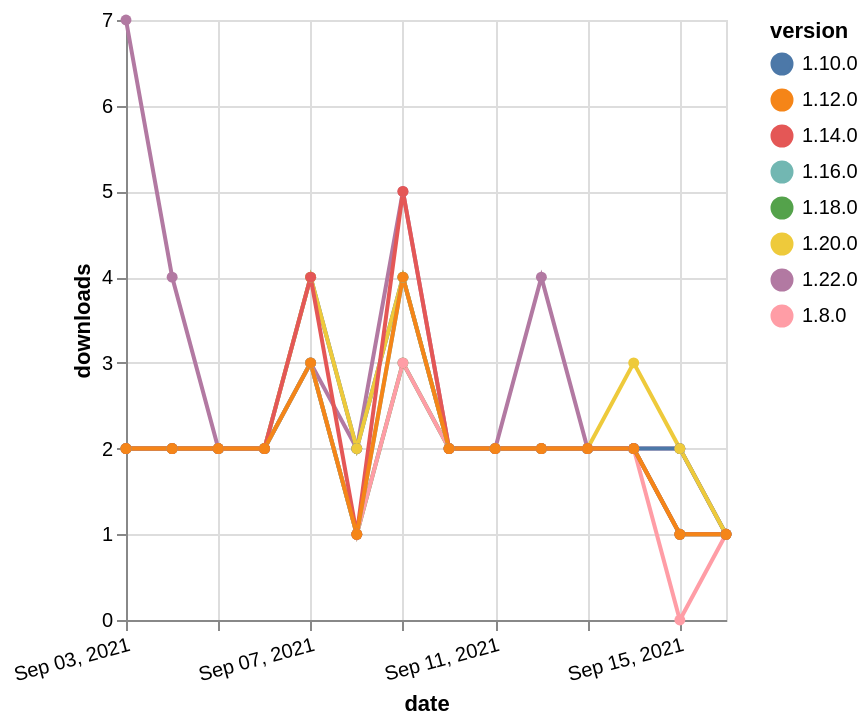

Write the Vega-Lite specification saved for this chart.
### Vega-Lite specification from a JSON file in a GitHub repository (floating-point values rounded to 4 significant figures)
{"$schema": "https://vega.github.io/schema/vega-lite/v5.json", "description": "A simple bar chart with embedded data.", "data": {"values": [{"date": "2021-09-03", "total": 1022, "delta": 2, "version": "1.18.0"}, {"date": "2021-09-04", "total": 1024, "delta": 2, "version": "1.18.0"}, {"date": "2021-09-05", "total": 1026, "delta": 2, "version": "1.18.0"}, {"date": "2021-09-06", "total": 1028, "delta": 2, "version": "1.18.0"}, {"date": "2021-09-07", "total": 1031, "delta": 3, "version": "1.18.0"}, {"date": "2021-09-08", "total": 1032, "delta": 1, "version": "1.18.0"}, {"date": "2021-09-09", "total": 1035, "delta": 3, "version": "1.18.0"}, {"date": "2021-09-10", "total": 1037, "delta": 2, "version": "1.18.0"}, {"date": "2021-09-11", "total": 1039, "delta": 2, "version": "1.18.0"}, {"date": "2021-09-12", "total": 1041, "delta": 2, "version": "1.18.0"}, {"date": "2021-09-13", "total": 1043, "delta": 2, "version": "1.18.0"}, {"date": "2021-09-14", "total": 1045, "delta": 2, "version": "1.18.0"}, {"date": "2021-09-15", "total": 1046, "delta": 1, "version": "1.18.0"}, {"date": "2021-09-16", "total": 1047, "delta": 1, "version": "1.18.0"}, {"date": "2021-09-03", "total": 234, "delta": 7, "version": "1.22.0"}, {"date": "2021-09-04", "total": 238, "delta": 4, "version": "1.22.0"}, {"date": "2021-09-05", "total": 240, "delta": 2, "version": "1.22.0"}, {"date": "2021-09-06", "total": 242, "delta": 2, "version": "1.22.0"}, {"date": "2021-09-07", "total": 245, "delta": 3, "version": "1.22.0"}, {"date": "2021-09-08", "total": 247, "delta": 2, "version": "1.22.0"}, {"date": "2021-09-09", "total": 252, "delta": 5, "version": "1.22.0"}, {"date": "2021-09-10", "total": 254, "delta": 2, "version": "1.22.0"}, {"date": "2021-09-11", "total": 256, "delta": 2, "version": "1.22.0"}, {"date": "2021-09-12", "total": 260, "delta": 4, "version": "1.22.0"}, {"date": "2021-09-13", "total": 262, "delta": 2, "version": "1.22.0"}, {"date": "2021-09-14", "total": 264, "delta": 2, "version": "1.22.0"}, {"date": "2021-09-15", "total": 266, "delta": 2, "version": "1.22.0"}, {"date": "2021-09-16", "total": 267, "delta": 1, "version": "1.22.0"}, {"date": "2021-09-03", "total": 2301, "delta": 2, "version": "1.8.0"}, {"date": "2021-09-04", "total": 2303, "delta": 2, "version": "1.8.0"}, {"date": "2021-09-05", "total": 2305, "delta": 2, "version": "1.8.0"}, {"date": "2021-09-06", "total": 2307, "delta": 2, "version": "1.8.0"}, {"date": "2021-09-07", "total": 2310, "delta": 3, "version": "1.8.0"}, {"date": "2021-09-08", "total": 2311, "delta": 1, "version": "1.8.0"}, {"date": "2021-09-09", "total": 2314, "delta": 3, "version": "1.8.0"}, {"date": "2021-09-10", "total": 2316, "delta": 2, "version": "1.8.0"}, {"date": "2021-09-11", "total": 2318, "delta": 2, "version": "1.8.0"}, {"date": "2021-09-12", "total": 2320, "delta": 2, "version": "1.8.0"}, {"date": "2021-09-13", "total": 2322, "delta": 2, "version": "1.8.0"}, {"date": "2021-09-14", "total": 2324, "delta": 2, "version": "1.8.0"}, {"date": "2021-09-15", "total": 2324, "delta": 0, "version": "1.8.0"}, {"date": "2021-09-16", "total": 2325, "delta": 1, "version": "1.8.0"}, {"date": "2021-09-03", "total": 2531, "delta": 2, "version": "1.10.0"}, {"date": "2021-09-04", "total": 2533, "delta": 2, "version": "1.10.0"}, {"date": "2021-09-05", "total": 2535, "delta": 2, "version": "1.10.0"}, {"date": "2021-09-06", "total": 2537, "delta": 2, "version": "1.10.0"}, {"date": "2021-09-07", "total": 2541, "delta": 4, "version": "1.10.0"}, {"date": "2021-09-08", "total": 2543, "delta": 2, "version": "1.10.0"}, {"date": "2021-09-09", "total": 2547, "delta": 4, "version": "1.10.0"}, {"date": "2021-09-10", "total": 2549, "delta": 2, "version": "1.10.0"}, {"date": "2021-09-11", "total": 2551, "delta": 2, "version": "1.10.0"}, {"date": "2021-09-12", "total": 2553, "delta": 2, "version": "1.10.0"}, {"date": "2021-09-13", "total": 2555, "delta": 2, "version": "1.10.0"}, {"date": "2021-09-14", "total": 2557, "delta": 2, "version": "1.10.0"}, {"date": "2021-09-15", "total": 2559, "delta": 2, "version": "1.10.0"}, {"date": "2021-09-16", "total": 2560, "delta": 1, "version": "1.10.0"}, {"date": "2021-09-03", "total": 720, "delta": 2, "version": "1.20.0"}, {"date": "2021-09-04", "total": 722, "delta": 2, "version": "1.20.0"}, {"date": "2021-09-05", "total": 724, "delta": 2, "version": "1.20.0"}, {"date": "2021-09-06", "total": 726, "delta": 2, "version": "1.20.0"}, {"date": "2021-09-07", "total": 730, "delta": 4, "version": "1.20.0"}, {"date": "2021-09-08", "total": 732, "delta": 2, "version": "1.20.0"}, {"date": "2021-09-09", "total": 736, "delta": 4, "version": "1.20.0"}, {"date": "2021-09-10", "total": 738, "delta": 2, "version": "1.20.0"}, {"date": "2021-09-11", "total": 740, "delta": 2, "version": "1.20.0"}, {"date": "2021-09-12", "total": 742, "delta": 2, "version": "1.20.0"}, {"date": "2021-09-13", "total": 744, "delta": 2, "version": "1.20.0"}, {"date": "2021-09-14", "total": 747, "delta": 3, "version": "1.20.0"}, {"date": "2021-09-15", "total": 749, "delta": 2, "version": "1.20.0"}, {"date": "2021-09-16", "total": 750, "delta": 1, "version": "1.20.0"}, {"date": "2021-09-03", "total": 1496, "delta": 2, "version": "1.16.0"}, {"date": "2021-09-04", "total": 1498, "delta": 2, "version": "1.16.0"}, {"date": "2021-09-05", "total": 1500, "delta": 2, "version": "1.16.0"}, {"date": "2021-09-06", "total": 1502, "delta": 2, "version": "1.16.0"}, {"date": "2021-09-07", "total": 1505, "delta": 3, "version": "1.16.0"}, {"date": "2021-09-08", "total": 1506, "delta": 1, "version": "1.16.0"}, {"date": "2021-09-09", "total": 1510, "delta": 4, "version": "1.16.0"}, {"date": "2021-09-10", "total": 1512, "delta": 2, "version": "1.16.0"}, {"date": "2021-09-11", "total": 1514, "delta": 2, "version": "1.16.0"}, {"date": "2021-09-12", "total": 1516, "delta": 2, "version": "1.16.0"}, {"date": "2021-09-13", "total": 1518, "delta": 2, "version": "1.16.0"}, {"date": "2021-09-14", "total": 1520, "delta": 2, "version": "1.16.0"}, {"date": "2021-09-15", "total": 1521, "delta": 1, "version": "1.16.0"}, {"date": "2021-09-16", "total": 1522, "delta": 1, "version": "1.16.0"}, {"date": "2021-09-03", "total": 1969, "delta": 2, "version": "1.14.0"}, {"date": "2021-09-04", "total": 1971, "delta": 2, "version": "1.14.0"}, {"date": "2021-09-05", "total": 1973, "delta": 2, "version": "1.14.0"}, {"date": "2021-09-06", "total": 1975, "delta": 2, "version": "1.14.0"}, {"date": "2021-09-07", "total": 1979, "delta": 4, "version": "1.14.0"}, {"date": "2021-09-08", "total": 1980, "delta": 1, "version": "1.14.0"}, {"date": "2021-09-09", "total": 1985, "delta": 5, "version": "1.14.0"}, {"date": "2021-09-10", "total": 1987, "delta": 2, "version": "1.14.0"}, {"date": "2021-09-11", "total": 1989, "delta": 2, "version": "1.14.0"}, {"date": "2021-09-12", "total": 1991, "delta": 2, "version": "1.14.0"}, {"date": "2021-09-13", "total": 1993, "delta": 2, "version": "1.14.0"}, {"date": "2021-09-14", "total": 1995, "delta": 2, "version": "1.14.0"}, {"date": "2021-09-15", "total": 1996, "delta": 1, "version": "1.14.0"}, {"date": "2021-09-16", "total": 1997, "delta": 1, "version": "1.14.0"}, {"date": "2021-09-03", "total": 2083, "delta": 2, "version": "1.12.0"}, {"date": "2021-09-04", "total": 2085, "delta": 2, "version": "1.12.0"}, {"date": "2021-09-05", "total": 2087, "delta": 2, "version": "1.12.0"}, {"date": "2021-09-06", "total": 2089, "delta": 2, "version": "1.12.0"}, {"date": "2021-09-07", "total": 2092, "delta": 3, "version": "1.12.0"}, {"date": "2021-09-08", "total": 2093, "delta": 1, "version": "1.12.0"}, {"date": "2021-09-09", "total": 2097, "delta": 4, "version": "1.12.0"}, {"date": "2021-09-10", "total": 2099, "delta": 2, "version": "1.12.0"}, {"date": "2021-09-11", "total": 2101, "delta": 2, "version": "1.12.0"}, {"date": "2021-09-12", "total": 2103, "delta": 2, "version": "1.12.0"}, {"date": "2021-09-13", "total": 2105, "delta": 2, "version": "1.12.0"}, {"date": "2021-09-14", "total": 2107, "delta": 2, "version": "1.12.0"}, {"date": "2021-09-15", "total": 2108, "delta": 1, "version": "1.12.0"}, {"date": "2021-09-16", "total": 2109, "delta": 1, "version": "1.12.0"}]}, "width": "container", "mark": {"type": "line", "point": {"filled": true}}, "encoding": {"x": {"field": "date", "type": "temporal", "timeUnit": "yearmonthdate", "title": "date", "axis": {"labelAngle": -15}}, "y": {"field": "delta", "type": "quantitative", "title": "downloads"}, "color": {"field": "version", "type": "nominal"}, "tooltip": {"field": "delta"}}}
